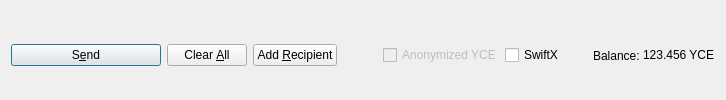
         <widget class="QFrame" name="frame_Send">
          <layout class="QHBoxLayout" name="horizontalLayout">
           <property name="bottomMargin">
            <number>0</number>
           </property>
           <item>
            <widget class="QPushButton" name="sendButton">
             <property name="minimumSize">
              <size>
               <width>150</width>
               <height>0</height>
              </size>
             </property>
             <property name="toolTip">
              <string>Confirm the send action</string>
             </property>
             <property name="text">
              <string>S&amp;end</string>
             </property>
             <property name="icon">
              <iconset resource="../myce.qrc">
               <normaloff>:/icons/send</normaloff>:/icons/send</iconset>
             </property>
             <property name="autoDefault">
              <bool>false</bool>
             </property>
             <property name="default">
              <bool>true</bool>
             </property>
            </widget>
           </item>
           <item>
            <widget class="QPushButton" name="clearButton">
             <property name="sizePolicy">
              <sizepolicy hsizetype="Minimum" vsizetype="Fixed">
               <horstretch>0</horstretch>
               <verstretch>0</verstretch>
              </sizepolicy>
             </property>
             <property name="toolTip">
              <string>Clear all fields of the form.</string>
             </property>
             <property name="text">
              <string>Clear &amp;All</string>
             </property>
             <property name="icon">
              <iconset resource="../myce.qrc">
               <normaloff>:/icons/remove</normaloff>:/icons/remove</iconset>
             </property>
             <property name="autoDefault">
              <bool>false</bool>
             </property>
            </widget>
           </item>
           <item>
            <widget class="QPushButton" name="addButton">
             <property name="toolTip">
              <string>Send to multiple recipients at once</string>
             </property>
             <property name="text">
              <string>Add &amp;Recipient</string>
             </property>
             <property name="icon">
              <iconset resource="../myce.qrc">
               <normaloff>:/icons/add</normaloff>:/icons/add</iconset>
             </property>
             <property name="autoDefault">
              <bool>false</bool>
             </property>
            </widget>
           </item>
           <item>
            <spacer name="horizontalSpacer">
             <property name="orientation">
              <enum>Qt::Horizontal</enum>
             </property>
             <property name="sizeHint" stdset="0">
              <size>
               <width>40</width>
               <height>20</height>
              </size>
             </property>
            </spacer>
           </item>
           <item>
            <layout class="QHBoxLayout" name="horizontalLayout_2">
             <property name="spacing">
              <number>3</number>
             </property>
             <item>
              <widget class="QCheckBox" name="checkzYCE">
               <property name="enabled">
                <bool>false</bool>
               </property>
               <property name="text">
                <string>Anonymized YCE</string>
               </property>
              </widget>
             </item>
             <item>
              <widget class="QCheckBox" name="checkSwiftTX">
               <property name="enabled">
                <bool>true</bool>
               </property>
               <property name="minimumSize">
                <size>
                 <width>85</width>
                 <height>0</height>
                </size>
               </property>
               <property name="text">
                <string>SwiftX</string>
               </property>
              </widget>
             </item>
             <item>
              <widget class="QLabel" name="label">
               <property name="text">
                <string>Balance:</string>
               </property>
              </widget>
             </item>
             <item>
              <widget class="QLabel" name="labelBalance">
               <property name="sizePolicy">
                <sizepolicy hsizetype="Preferred" vsizetype="Fixed">
                 <horstretch>0</horstretch>
                 <verstretch>0</verstretch>
                </sizepolicy>
               </property>
               <property name="cursor">
                <cursorShape>IBeamCursor</cursorShape>
               </property>
               <property name="text">
                <string notr="true">123.456 YCE</string>
               </property>
               <property name="textInteractionFlags">
                <set>Qt::LinksAccessibleByMouse|Qt::TextSelectableByKeyboard|Qt::TextSelectableByMouse</set>
               </property>
              </widget>
             </item>
            </layout>
           </item>
          </layout>
         </widget>
